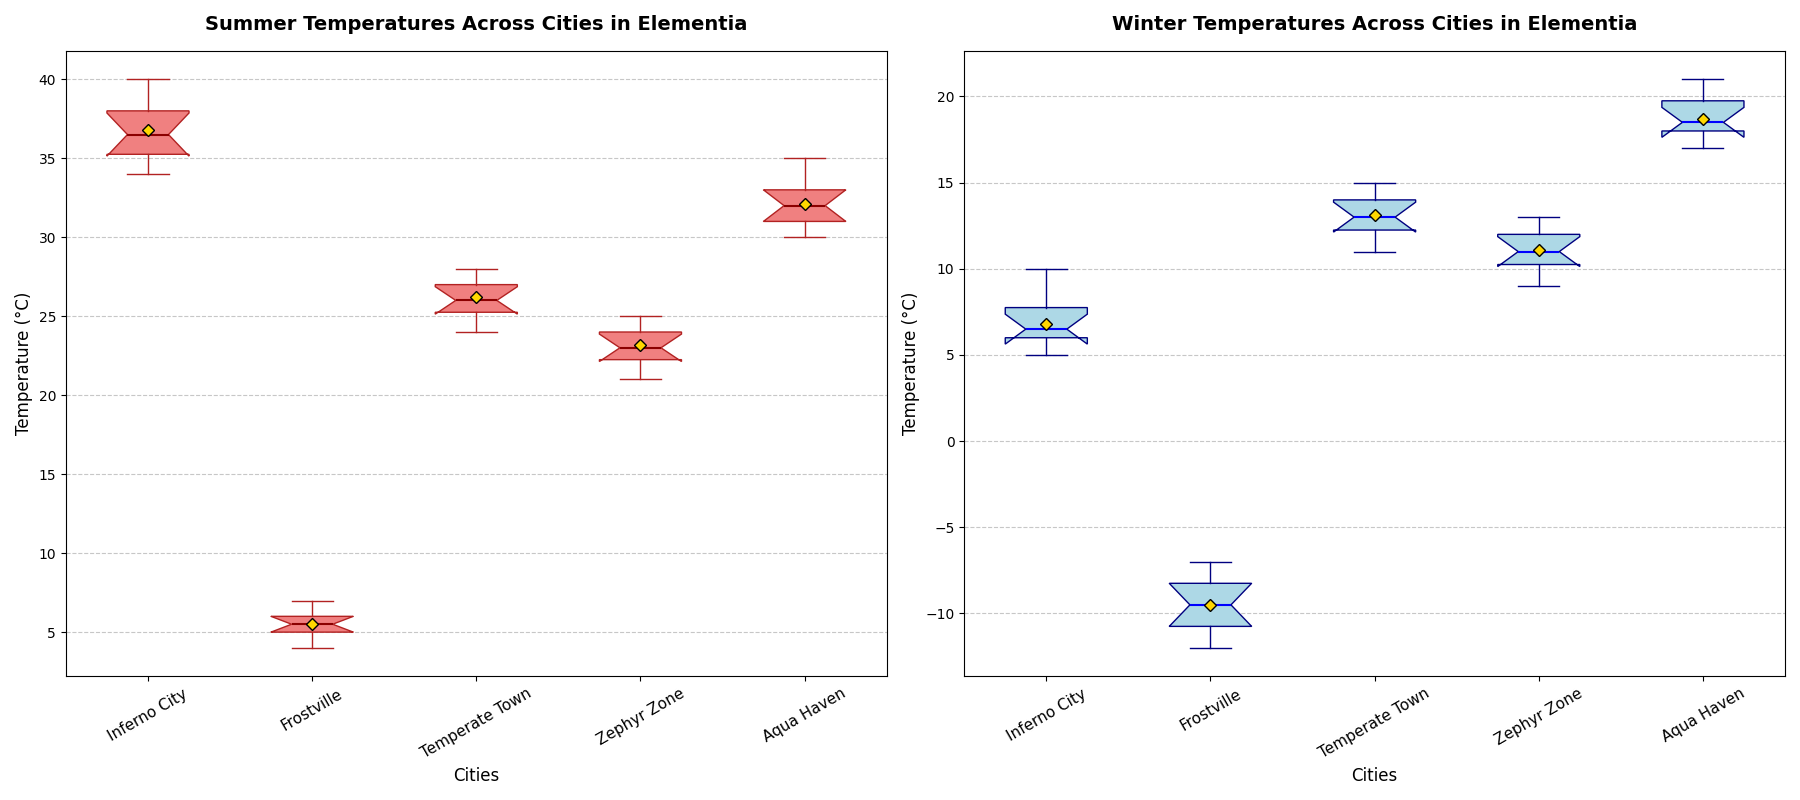

Here is the Python script that generated this plot:
import matplotlib.pyplot as plt
import numpy as np

# Backstory:
# The chart highlights the seasonal temperatures across different fictional cities in the world of Elementia.
# Specifically, the data represents the recorded temperatures (in degrees Celsius) during the summer and winter seasons.

# Define cities
cities = ["Inferno City", "Frostville", "Temperate Town", "Zephyr Zone", "Aqua Haven"]

# Define temperature data (in degrees Celsius) for each city during summer and winter
summer_temperatures = [
    [35, 36, 38, 40, 39, 34, 37, 35, 38, 36],  # Inferno City
    [5, 6, 7, 4, 6, 5, 4, 7, 6, 5],  # Frostville
    [25, 26, 24, 27, 28, 26, 25, 27, 28, 26],  # Temperate Town
    [22, 23, 25, 24, 23, 22, 21, 24, 25, 23],  # Zephyr Zone
    [30, 32, 33, 31, 35, 34, 33, 32, 31, 30]   # Aqua Haven
]

winter_temperatures = [
    [5, 6, 8, 10, 7, 6, 5, 6, 7, 8],  # Inferno City
    [-10, -8, -9, -11, -7, -12, -10, -9, -8, -11],  # Frostville
    [12, 14, 13, 15, 11, 13, 14, 12, 13, 14],  # Temperate Town
    [10, 11, 13, 12, 9, 11, 10, 12, 12, 11],  # Zephyr Zone
    [17, 18, 20, 21, 19, 18, 17, 18, 19, 20]   # Aqua Haven
]

# Set up the plot with two subplots
fig, axes = plt.subplots(nrows=1, ncols=2, figsize=(18, 8))

# Boxplot for summer temperatures
ax1 = axes[0]
bp1 = ax1.boxplot(summer_temperatures, vert=True, patch_artist=True, showmeans=True, notch=True,
                  boxprops=dict(facecolor="lightcoral", color="firebrick"),
                  medianprops=dict(color="darkred", linewidth=1.5),
                  meanprops=dict(marker='D', markeredgecolor='black', markerfacecolor='gold'),
                  whiskerprops=dict(color="firebrick"), capprops=dict(color="firebrick"))

ax1.set_xticklabels(cities, fontsize=11, rotation=30)
ax1.set_title("Summer Temperatures Across Cities in Elementia", fontsize=14, fontweight='bold', pad=15)
ax1.set_xlabel("Cities", fontsize=12)
ax1.set_ylabel("Temperature (°C)", fontsize=12)
ax1.yaxis.grid(True, linestyle='--', alpha=0.7)

# Boxplot for winter temperatures
ax2 = axes[1]
bp2 = ax2.boxplot(winter_temperatures, vert=True, patch_artist=True, showmeans=True, notch=True,
                  boxprops=dict(facecolor="lightblue", color="navy"),
                  medianprops=dict(color="blue", linewidth=1.5),
                  meanprops=dict(marker='D', markeredgecolor='black', markerfacecolor='gold'),
                  whiskerprops=dict(color="navy"), capprops=dict(color="navy"))

ax2.set_xticklabels(cities, fontsize=11, rotation=30)
ax2.set_title("Winter Temperatures Across Cities in Elementia", fontsize=14, fontweight='bold', pad=15)
ax2.set_xlabel("Cities", fontsize=12)
ax2.set_ylabel("Temperature (°C)", fontsize=12)
ax2.yaxis.grid(True, linestyle='--', alpha=0.7)

# Adjust layout for better fit
plt.tight_layout()

# Display the plots
plt.show()
